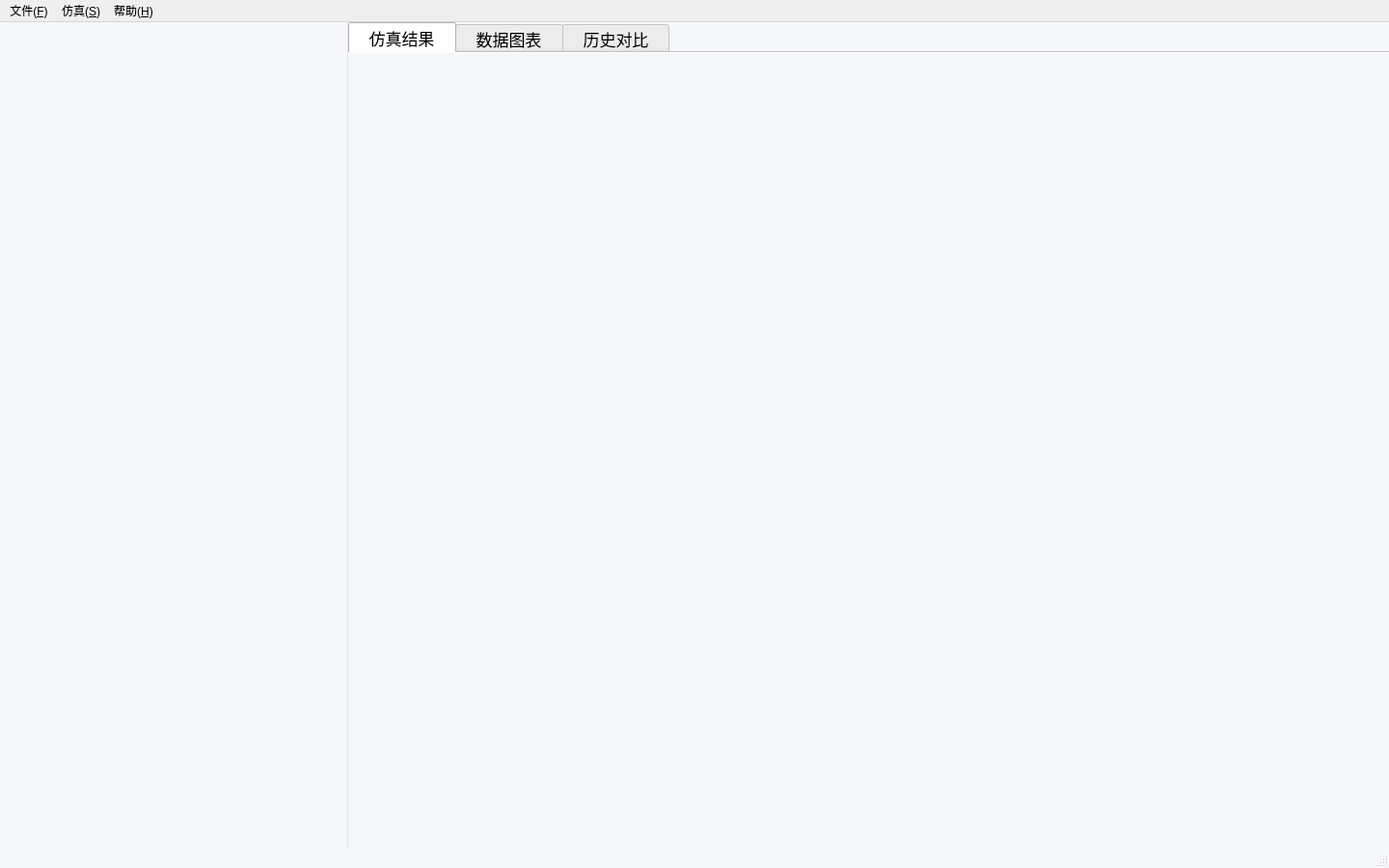
<?xml version="1.0" encoding="UTF-8"?>
<ui version="4.0">
 <class>MainWindow</class>
 <widget class="QMainWindow" name="MainWindow">
  <property name="geometry">
   <rect>
    <x>0</x>
    <y>0</y>
    <width>1440</width>
    <height>900</height>
   </rect>
  </property>
  <property name="minimumSize">
   <size>
    <width>1100</width>
    <height>720</height>
   </size>
  </property>
  <property name="windowTitle">
   <string>无线光通信系统链路特性可视化平台</string>
  </property>
  <property name="styleSheet">
   <string notr="true">QMainWindow { background-color: #F5F7FA; }</string>
  </property>
  <widget class="QWidget" name="centralwidget">
   <layout class="QVBoxLayout" name="verticalLayout">
    <property name="spacing">
     <number>0</number>
    </property>
    <property name="leftMargin">
     <number>0</number>
    </property>
    <property name="topMargin">
     <number>0</number>
    </property>
    <property name="rightMargin">
     <number>0</number>
    </property>
    <property name="bottomMargin">
     <number>0</number>
    </property>
    <item>
     <widget class="QSplitter" name="mainSplitter">
      <property name="handleWidth">
       <number>1</number>
      </property>
      <property name="orientation">
       <enum>Qt::Horizontal</enum>
      </property>
      <property name="styleSheet">
       <string notr="true">QSplitter::handle { background-color: #DFE3E8; }</string>
      </property>
       <widget class="QWidget" name="leftPanel" native="true">
        <property name="minimumSize">
         <size>
          <width>320</width>
          <height>0</height>
         </size>
        </property>
        <property name="maximumSize">
         <size>
          <width>360</width>
          <height>16777215</height>
         </size>
        </property>
       </widget>
      <widget class="QWidget" name="rightPanel" native="true">
       <property name="styleSheet">
        <string notr="true">background-color: #F5F7FA;</string>
       </property>
       <layout class="QVBoxLayout" name="verticalLayout_2">
        <property name="spacing">
         <number>0</number>
        </property>
        <property name="leftMargin">
         <number>0</number>
        </property>
        <property name="topMargin">
         <number>0</number>
        </property>
        <property name="rightMargin">
         <number>0</number>
        </property>
        <property name="bottomMargin">
         <number>0</number>
        </property>
        <item>
         <widget class="QTabWidget" name="contentTabs">
          <property name="font">
           <font>
            <pointsize>13</pointsize>
           </font>
          </property>
          <property name="currentIndex">
           <number>0</number>
          </property>
          <property name="documentMode">
           <bool>true</bool>
          </property>
          <widget class="QWidget" name="simTab">
           <attribute name="title">
            <string>  仿真结果  </string>
           </attribute>
          </widget>
          <widget class="QWidget" name="plotTab">
           <attribute name="title">
            <string>  数据图表  </string>
           </attribute>
          </widget>
          <widget class="QWidget" name="resultTab">
           <attribute name="title">
            <string>  历史对比  </string>
           </attribute>
          </widget>
         </widget>
        </item>
       </layout>
      </widget>
     </widget>
    </item>
   </layout>
  </widget>
  <widget class="QMenuBar" name="menubar">
   <property name="geometry">
    <rect>
     <x>0</x>
     <y>0</y>
     <width>1440</width>
     <height>22</height>
    </rect>
   </property>
   <widget class="QMenu" name="menuFile">
    <property name="title">
     <string>文件(&amp;F)</string>
    </property>
    <addaction name="actionReset"/>
    <addaction name="separator"/>
    <addaction name="actionExit"/>
   </widget>
   <widget class="QMenu" name="menuSimulation">
    <property name="title">
     <string>仿真(&amp;S)</string>
    </property>
    <addaction name="actionRun"/>
   </widget>
   <widget class="QMenu" name="menuHelp">
    <property name="title">
     <string>帮助(&amp;H)</string>
    </property>
    <addaction name="actionAbout"/>
   </widget>
   <addaction name="menuFile"/>
   <addaction name="menuSimulation"/>
   <addaction name="menuHelp"/>
  </widget>
  <widget class="QStatusBar" name="statusbar"/>
  <action name="actionReset">
   <property name="text">
    <string>重置参数(&amp;R)</string>
   </property>
   <property name="shortcut">
    <string>Ctrl+R</string>
   </property>
  </action>
  <action name="actionExit">
   <property name="text">
    <string>退出(&amp;Q)</string>
   </property>
   <property name="shortcut">
    <string>Ctrl+Q</string>
   </property>
  </action>
  <action name="actionRun">
   <property name="text">
    <string>开始仿真 F5</string>
   </property>
   <property name="shortcut">
    <string>F5</string>
   </property>
  </action>
  <action name="actionAbout">
   <property name="text">
    <string>关于(&amp;A)</string>
   </property>
  </action>
 </widget>
 <resources/>
 <connections/>
</ui>
